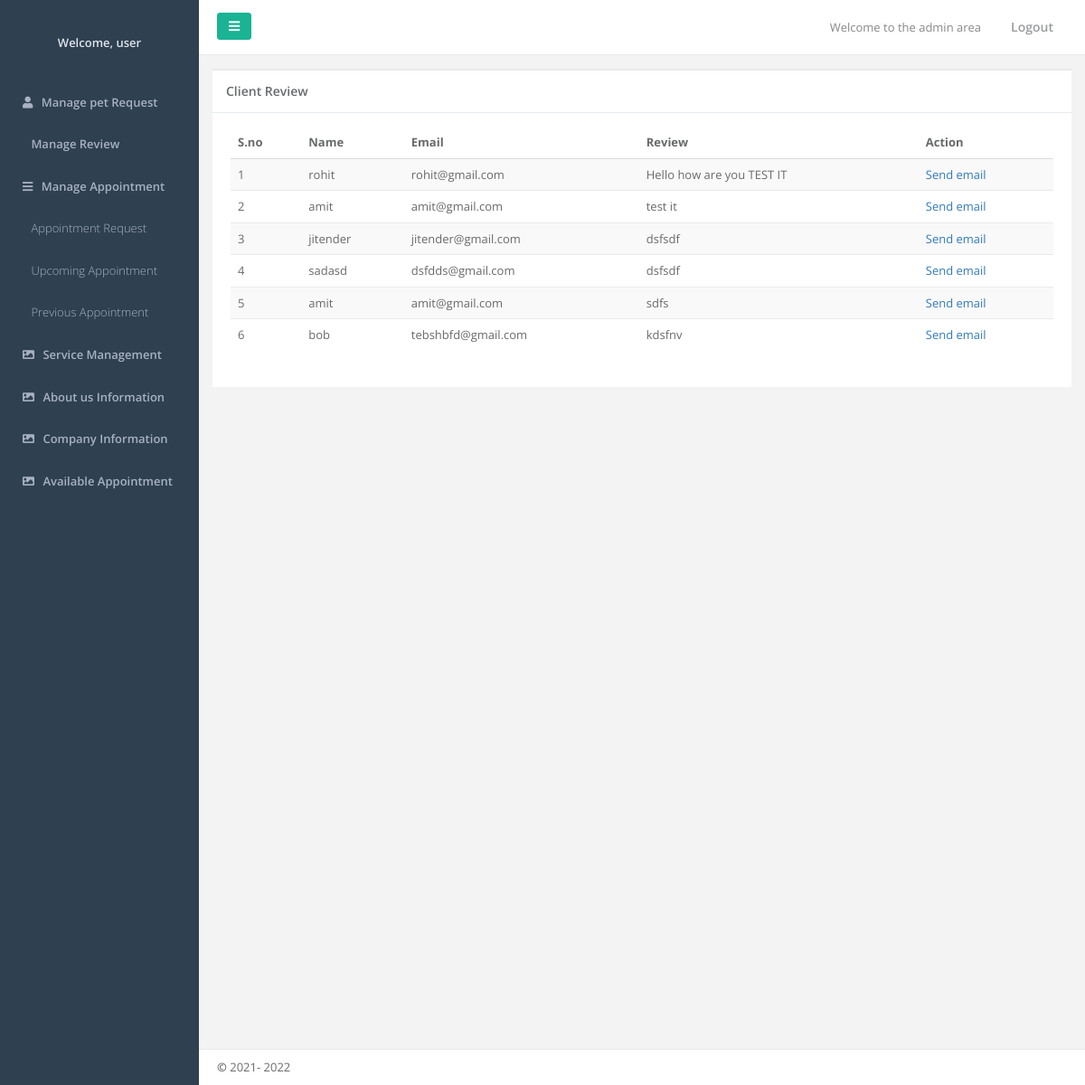
The app's page /admin/reviews.php, older data.
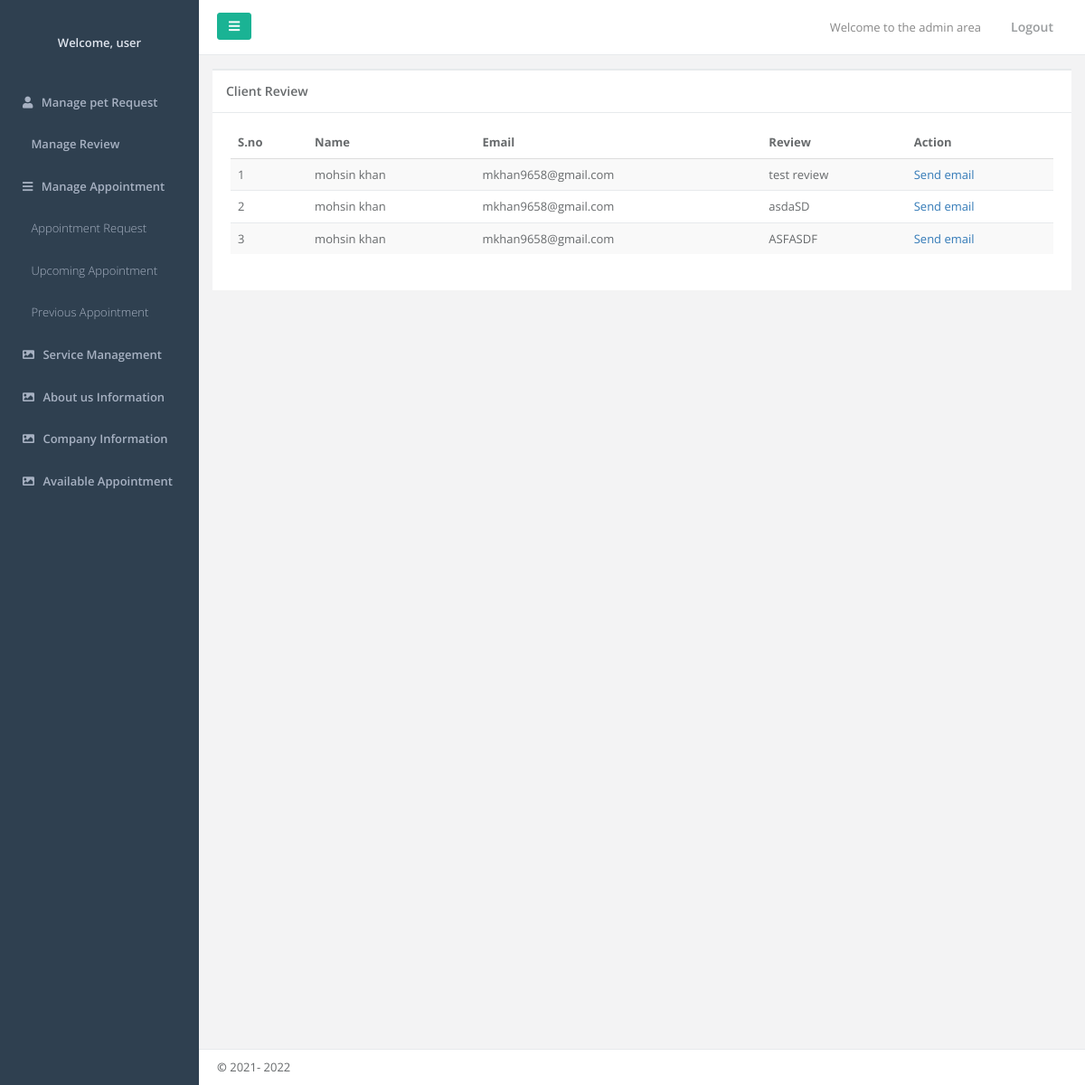
The same page, newer data.
### tables this page shows
CREATE TABLE `reviews` (
  `id` int(11) NOT NULL,
  `name` varchar(150) NOT NULL,
  `email` varchar(150) NOT NULL,
  `description` text NOT NULL,
  `created_date` datetime NOT NULL DEFAULT current_timestamp(),
  `client_id` int(11) NOT NULL
);

### admin/reviews.php (the view, shortened to what this page needs)
<?php require('../dbconfig.php');
?>
<!DOCTYPE html>
<html>
<?php
include('header.php')
?>
<body>
    <div id="wrapper">
        <?php
include('nav.php')
    ?>
        <div id="page-wrapper" class="gray-bg">
            <div class="row border-bottom">
                <nav class="navbar navbar-static-top white-bg" role="navigation" style="margin-bottom: 0">
                    <div class="navbar-header">
                        <a class="navbar-minimalize minimalize-styl-2 btn btn-primary " href="#"><i
                                class="fa fa-bars"></i> </a>
                    </div>
                    <ul class="nav navbar-top-links navbar-right">
                        <li>
                            <span class="m-r-sm text-muted welcome-message">Welcome to the admin area</span>
                        </li>
                        <li>
                            <a href="#">
                                <i class="fa fa-sign-out"></i> Logout
                            </a>
                        </li>
                    </ul>
                </nav>
            </div>
            <div class="row mtop15">
                <div class="col-lg-12">
                    <div class="ibox float-e-margins">
                        <div class="ibox-title">
                            <h5>Client Review</h5>
                        </div>
                        <div class="ibox-content">
                            <div class="table-responsive">
                                <table class="table table-striped">
                                    <thead>
                                        <tr>
                                            <th>S.no</th>
                                            <th>Name</th>
                                            <th>Email</th>
                                            <th>Review</th>
                                            <th>Action</th>
                                        </tr>
                                    </thead>
                                    <tbody>
                                    <?php
                          $sql = "SELECT * FROM reviews ";
                          $res = mysqli_query($con,$sql);
                          if($result = mysqli_query($con, $sql)){
                          if(mysqli_num_rows($res) > 0){
                              $count=0;
                           while($data = mysqli_fetch_assoc($res)){
                              $count++;
                                ?>
                                        <tr>
                                            <td><?php echo $count; ?></td>
                                            <td><?php echo $data['name']; ?></td>
                                            <td><?php echo $data['email']; ?></td>
                                            <td><?php echo $data['description']; ?></td>
                                            <td><a href="#">Send email</a>
                                            </td>
                                        </tr>
                                        <?php
}
}
} ?>
                                    </tbody>
                                </table>
                            </div>
                        </div>
                    </div>
                </div>
            </div>
            <div class="footer">
                <div>
                    <strong>&copy;</strong> 2021-
                    <?php echo date('Y'); ?>
                </div>
            </div>
        </div>
    </div>
</body>
</html>

Row changes from the older to the newer data that the page shows:
removed reviews: name "rohit", email "rohit@gmail.com", description "Hello how are you TEST IT"
removed reviews: name "amit", email "amit@gmail.com", description "test it"
removed reviews: name "jitender", email "jitender@gmail.com", description "dsfsdf"
removed reviews: name "sadasd", email "dsfdds@gmail.com", description "dsfsdf"
removed reviews: name "amit", email "amit@gmail.com", description "sdfs"
removed reviews: name "bob", email "tebshbfd@gmail.com", description "kdsfnv"
added reviews: name "mohsin khan", email "mkhan9658@gmail.com", description "test review"
added reviews: name "mohsin khan", email "mkhan9658@gmail.com", description "asdaSD"
added reviews: name "mohsin khan", email "mkhan9658@gmail.com", description "ASFASDF"
